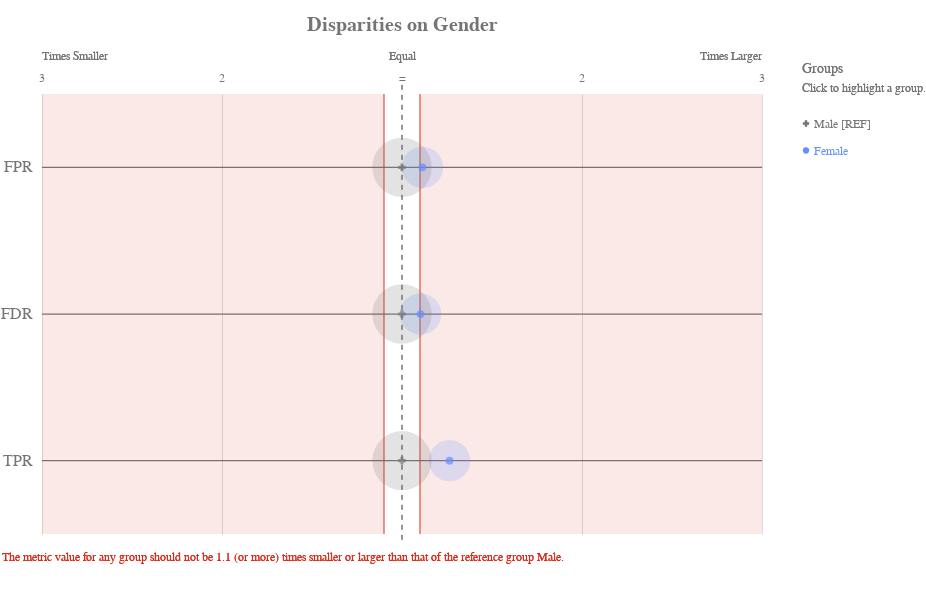

This figure's notebook cell:
### Code cell
ap.disparity(bdf, metrics, 'gender', fairness_threshold = disparity_tolerance)

### Figure 1 — Vega-Lite specification as saved in the notebook (floating-point values rounded to 4 significant figures)
{"config": {"view": {"continuousWidth": 400, "continuousHeight": 300, "strokeWidth": 0}, "axisLeft": {"labelColor": "rgb(117,117,117)", "labelFont": "Arial", "labelFontSize": 16}, "title": {"align": "center", "baseline": "middle", "color": "rgb(117,117,117)", "font": "Arial", "fontSize": 20, "fontWeight": "bold"}}, "layer": [{"data": {"name": "data-c4b0de4882756d1d2715a72decb981eb"}, "mark": {"type": "rule", "stroke": "rgb(117,117,117)", "strokeWidth": 1.25, "tooltip": ""}, "encoding": {"x": {"type": "quantitative", "field": "x", "scale": {"domain": [-2, 2], "range": [40.0, 760.0]}}, "x2": {"field": "x2"}, "y": {"type": "nominal", "axis": {"domain": false, "labelAngle": 0, "labelPadding": -30, "orient": "left", "ticks": false, "title": ""}, "field": "metric", "scale": {"domain": ["FPR", "FDR", "TPR"], "range": [55.0, 495.0]}}}}, {"data": {"name": "data-79dd248bdaa0ea02c535240e8ad022c8"}, "mark": {"type": "rule", "stroke": "rgb(117,117,117)", "strokeDash": [5, 5], "strokeWidth": 1}, "encoding": {"tooltip": {"value": "Male [REF]"}, "x": {"value": 400.0}, "y": {"value": 45.83}, "y2": {"value": 504.2}}}, {"data": {"name": "data-c233327f4cd9b4c2df31bf8015c83e4a"}, "mark": {"type": "text", "align": "center", "color": "rgb(117,117,117)", "font": "Arial", "fontSize": 12, "fontWeight": "normal", "tooltip": ""}, "encoding": {"text": {"type": "nominal", "field": "label"}, "x": {"type": "quantitative", "field": "value", "scale": {"domain": [-2, 2], "range": [40.0, 760.0]}}, "y": {"value": 38.5}}}, {"layer": [{"mark": {"type": "text", "align": "left", "fill": "rgb(117,117,117)", "font": "Arial", "fontSize": 12, "fontWeight": "normal", "tooltip": ""}, "encoding": {"text": {"value": "Times Smaller"}, "x": {"value": 40.0}, "y": {"value": 16.5}}}, {"mark": {"type": "text", "align": "right", "fill": "rgb(117,117,117)", "font": "Arial", "fontSize": 12, "fontWeight": "normal", "tooltip": ""}, "encoding": {"text": {"value": "Times Larger"}, "x": {"value": 760.0}, "y": {"value": 16.5}}}, {"mark": {"type": "text", "align": "center", "fill": "rgb(117,117,117)", "font": "Arial", "fontSize": 12, "fontWeight": "normal", "tooltip": ""}, "encoding": {"text": {"value": "Equal"}, "x": {"value": 400.0}, "y": {"value": 16.5}}}], "data": {"name": "data-79dd248bdaa0ea02c535240e8ad022c8"}}, {"layer": [{"mark": {"type": "rule", "opacity": 0.8, "stroke": "rgb(217, 46, 28)", "strokeWidth": 1.25, "tooltip": ""}, "encoding": {"x": {"type": "quantitative", "field": "min", "scale": {"domain": [-2, 2], "range": [40.0, 760.0]}}, "y": {"value": 55.0}, "y2": {"value": 495.0}}}, {"mark": {"type": "rule", "opacity": 0.8, "stroke": "rgb(217, 46, 28)", "strokeWidth": 1.25, "tooltip": ""}, "encoding": {"x": {"type": "quantitative", "field": "max", "scale": {"domain": [-2, 2], "range": [40.0, 760.0]}}, "y": {"value": 55.0}, "y2": {"value": 495.0}}}, {"layer": [{"mark": {"type": "rect", "fill": "rgb(217, 46, 28)", "opacity": 0.1, "tooltip": ""}, "encoding": {"x": {"type": "quantitative", "field": "min", "scale": {"domain": [-2, 2], "range": [40.0, 760.0]}}, "x2": {"field": "lower_end"}, "y": {"value": 55.0}, "y2": {"value": 495.0}}}, {"mark": {"type": "rect", "fill": "rgb(217, 46, 28)", "opacity": 0.1, "tooltip": ""}, "encoding": {"x": {"type": "quantitative", "field": "max", "scale": {"domain": [-2, 2], "range": [40.0, 760.0]}}, "x2": {"field": "upper_end"}, "y": {"value": 55.0}, "y2": {"value": 495.0}}}]}, {"data": {"name": "data-79dd248bdaa0ea02c535240e8ad022c8"}, "mark": {"type": "text", "align": "left", "baseline": "top", "fill": "rgb(217, 46, 28)", "font": "Arial", "fontSize": 12, "fontWeight": "normal", "tooltip": ""}, "encoding": {"text": {"value": "The metric value for any group should not be 1.1 (or more) times smaller or larger than that of the reference group Male."}, "x": {"value": 0}, "y": {"value": 513.3}}}], "data": {"name": "data-c5998ade5caa41beab95346bdb5ba577"}}, {"layer": [{"mark": "circle"}, {"data": {"name": "data-3a7186d42bdcd7c81ecf474a2fcc21fb"}, "mark": {"type": "circle", "opacity": 0.2}, "encoding": {"color": {"condition": {"type": "nominal", "field": "attribute_value", "legend": null, "scale": {"domain": ["Male", "Female"], "range": ["rgb(117,117,117)", "rgb(100, 143, 255)", "rgb(254, 97, 0)", "rgb(220, 38, 127)", "rgb(255, 176, 0)", "rgb(120, 94, 240)"]}, "selection": "selector061"}, "value": "rgb(224,224,224)"}, "size": {"type": "quantitative", "field": "group_size", "legend": null, "scale": {"domain": [0, 7884.0], "range": [0, 4224.0]}}, "tooltip": [{"type": "nominal", "field": "attribute_value", "title": "Group"}, {"type": "nominal", "field": "tooltip_group_size", "title": "Group Size"}, {"type": "nominal", "field": "tooltip_disparity_explanation_fpr", "title": "Disparity"}, {"type": "quantitative", "field": "fpr", "format": ".2f", "title": "FPR"}], "x": {"type": "quantitative", "axis": {"domain": false, "labels": false, "ticks": false, "title": null, "values": [1, 2, -2, -1]}, "field": "fpr_disparity_scaled", "scale": {"domain": [-2, 2], "range": [40.0, 760.0]}}, "y": {"type": "nominal", "axis": {"domain": false, "grid": false, "labels": false, "ticks": false, "title": " "}, "field": "metric_variable", "scale": {"domain": ["FPR", "FDR", "TPR"], "range": [55.0, 495.0]}}}, "selection": {"selector063": {"type": "multi", "empty": "all", "fields": ["attribute_value"]}}, "transform": [{"calculate": "'FPR'", "as": "metric_variable"}]}, {"data": {"name": "data-3a7186d42bdcd7c81ecf474a2fcc21fb"}, "mark": {"type": "circle", "opacity": 0.2}, "encoding": {"color": {"condition": {"type": "nominal", "field": "attribute_value", "legend": null, "scale": {"domain": ["Male", "Female"], "range": ["rgb(117,117,117)", "rgb(100, 143, 255)", "rgb(254, 97, 0)", "rgb(220, 38, 127)", "rgb(255, 176, 0)", "rgb(120, 94, 240)"]}, "selection": "selector061"}, "value": "rgb(224,224,224)"}, "size": {"type": "quantitative", "field": "group_size", "legend": null, "scale": {"domain": [0, 7884.0], "range": [0, 4224.0]}}, "tooltip": [{"type": "nominal", "field": "attribute_value", "title": "Group"}, {"type": "nominal", "field": "tooltip_group_size", "title": "Group Size"}, {"type": "nominal", "field": "tooltip_disparity_explanation_fdr", "title": "Disparity"}, {"type": "quantitative", "field": "fdr", "format": ".2f", "title": "FDR"}], "x": {"type": "quantitative", "axis": {"domain": false, "labels": false, "ticks": false, "title": null, "values": [1, 2, -2, -1]}, "field": "fdr_disparity_scaled", "scale": {"domain": [-2, 2], "range": [40.0, 760.0]}}, "y": {"type": "nominal", "axis": {"domain": false, "grid": false, "labels": false, "ticks": false, "title": " "}, "field": "metric_variable", "scale": {"domain": ["FPR", "FDR", "TPR"], "range": [55.0, 495.0]}}}, "selection": {"selector065": {"type": "multi", "empty": "all", "fields": ["attribute_value"]}}, "transform": [{"calculate": "'FDR'", "as": "metric_variable"}]}, {"data": {"name": "data-3a7186d42bdcd7c81ecf474a2fcc21fb"}, "mark": {"type": "circle", "opacity": 0.2}, "encoding": {"color": {"condition": {"type": "nominal", "field": "attribute_value", "legend": null, "scale": {"domain": ["Male", "Female"], "range": ["rgb(117,117,117)", "rgb(100, 143, 255)", "rgb(254, 97, 0)", "rgb(220, 38, 127)", "rgb(255, 176, 0)", "rgb(120, 94, 240)"]}, "selection": "selector061"}, "value": "rgb(224,224,224)"}, "size": {"type": "quantitative", "field": "group_size", "legend": null, "scale": {"domain": [0, 7884.0], "range": [0, 4224.0]}}, "tooltip": [{"type": "nominal", "field": "attribute_value", "title": "Group"}, {"type": "nominal", "field": "tooltip_group_size", "title": "Group Size"}, {"type": "nominal", "field": "tooltip_disparity_explanation_tpr", "title": "Disparity"}, {"type": "quantitative", "field": "tpr", "format": ".2f", "title": "TPR"}], "x": {"type": "quantitative", "axis": {"domain": false, "labels": false, "ticks": false, "title": null, "values": [1, 2, -2, -1]}, "field": "tpr_disparity_scaled", "scale": {"domain": [-2, 2], "range": [40.0, 760.0]}}, "y": {"type": "nominal", "axis": {"domain": false, "grid": false, "labels": false, "ticks": false, "title": " "}, "field": "metric_variable", "scale": {"domain": ["FPR", "FDR", "TPR"], "range": [55.0, 495.0]}}}, "selection": {"selector067": {"type": "multi", "empty": "all", "fields": ["attribute_value"]}}, "transform": [{"calculate": "'TPR'", "as": "metric_variable"}]}, {"layer": [{"mark": "point"}, {"data": {"name": "data-3a7186d42bdcd7c81ecf474a2fcc21fb"}, "mark": {"type": "point", "filled": true, "size": 60}, "encoding": {"color": {"condition": {"type": "nominal", "field": "attribute_value", "legend": null, "scale": {"domain": ["Male", "Female"], "range": ["rgb(117,117,117)", "rgb(100, 143, 255)", "rgb(254, 97, 0)", "rgb(220, 38, 127)", "rgb(255, 176, 0)", "rgb(120, 94, 240)"]}, "selection": "selector061"}, "value": "rgb(224,224,224)"}, "shape": {"type": "nominal", "field": "attribute_value", "legend": null, "scale": {"domain": ["Male", "Female"], "range": ["cross", "circle"]}}, "tooltip": [{"type": "nominal", "field": "attribute_value", "title": "Group"}, {"type": "nominal", "field": "tooltip_group_size", "title": "Group Size"}, {"type": "nominal", "field": "tooltip_disparity_explanation_fpr", "title": "Disparity"}, {"type": "quantitative", "field": "fpr", "format": ".2f", "title": "FPR"}], "x": {"type": "quantitative", "axis": {"domain": false, "labels": false, "ticks": false, "title": null, "values": [1, 2, -2, -1]}, "field": "fpr_disparity_scaled", "scale": {"domain": [-2, 2], "range": [40.0, 760.0]}}, "y": {"type": "nominal", "axis": {"domain": false, "grid": false, "labels": false, "ticks": false, "title": " "}, "field": "metric_variable", "scale": {"domain": ["FPR", "FDR", "TPR"], "range": [55.0, 495.0]}}}, "selection": {"selector062": {"type": "multi", "empty": "all", "fields": ["attribute_value"]}}, "transform": [{"calculate": "'FPR'", "as": "metric_variable"}]}, {"data": {"name": "data-3a7186d42bdcd7c81ecf474a2fcc21fb"}, "mark": {"type": "point", "filled": true, "size": 60}, "encoding": {"color": {"condition": {"type": "nominal", "field": "attribute_value", "legend": null, "scale": {"domain": ["Male", "Female"], "range": ["rgb(117,117,117)", "rgb(100, 143, 255)", "rgb(254, 97, 0)", "rgb(220, 38, 127)", "rgb(255, 176, 0)", "rgb(120, 94, 240)"]}, "selection": "selector061"}, "value": "rgb(224,224,224)"}, "shape": {"type": "nominal", "field": "attribute_value", "legend": null, "scale": {"domain": ["Male", "Female"], "range": ["cross", "circle"]}}, "tooltip": [{"type": "nominal", "field": "attribute_value", "title": "Group"}, {"type": "nominal", "field": "tooltip_group_size", "title": "Group Size"}, {"type": "nominal", "field": "tooltip_disparity_explanation_fdr", "title": "Disparity"}, {"type": "quantitative", "field": "fdr", "format": ".2f", "title": "FDR"}], "x": {"type": "quantitative", "axis": {"domain": false, "labels": false, "ticks": false, "title": null, "values": [1, 2, -2, -1]}, "field": "fdr_disparity_scaled", "scale": {"domain": [-2, 2], "range": [40.0, 760.0]}}, "y": {"type": "nominal", "axis": {"domain": false, "grid": false, "labels": false, "ticks": false, "title": " "}, "field": "metric_variable", "scale": {"domain": ["FPR", "FDR", "TPR"], "range": [55.0, 495.0]}}}, "selection": {"selector064": {"type": "multi", "empty": "all", "fields": ["attribute_value"]}}, "transform": [{"calculate": "'FDR'", "as": "metric_variable"}]}, {"data": {"name": "data-3a7186d42bdcd7c81ecf474a2fcc21fb"}, "mark": {"type": "point", "filled": true, "size": 60}, "encoding": {"color": {"condition": {"type": "nominal", "field": "attribute_value", "legend": null, "scale": {"domain": ["Male", "Female"], "range": ["rgb(117,117,117)", "rgb(100, 143, 255)", "rgb(254, 97, 0)", "rgb(220, 38, 127)", "rgb(255, 176, 0)", "rgb(120, 94, 240)"]}, "selection": "selector061"}, "value": "rgb(224,224,224)"}, "shape": {"type": "nominal", "field": "attribute_value", "legend": null, "scale": {"domain": ["Male", "Female"], "range": ["cross", "circle"]}}, "tooltip": [{"type": "nominal", "field": "attribute_value", "title": "Group"}, {"type": "nominal", "field": "tooltip_group_size", "title": "Group Size"}, {"type": "nominal", "field": "tooltip_disparity_explanation_tpr", "title": "Disparity"}, {"type": "quantitative", "field": "tpr", "format": ".2f", "title": "TPR"}], "x": {"type": "quantitative", "axis": {"domain": false, "labels": false, "ticks": false, "title": null, "values": [1, 2, -2, -1]}, "field": "tpr_disparity_scaled", "scale": {"domain": [-2, 2], "range": [40.0, 760.0]}}, "y": {"type": "nominal", "axis": {"domain": false, "grid": false, "labels": false, "ticks": false, "title": " "}, "field": "metric_variable", "scale": {"domain": ["FPR", "FDR", "TPR"], "range": [55.0, 495.0]}}}, "selection": {"selector066": {"type": "multi", "empty": "all", "fields": ["attribute_value"]}}, "transform": [{"calculate": "'TPR'", "as": "metric_variable"}]}]}]}, {"layer": [{"mark": {"type": "point", "filled": true, "opacity": 1, "size": 39.48}, "encoding": {"color": {"condition": {"type": "nominal", "field": "attribute_value", "legend": null, "scale": {"domain": ["Male", "Female"], "range": ["rgb(117,117,117)", "rgb(100, 143, 255)", "rgb(254, 97, 0)", "rgb(220, 38, 127)", "rgb(255, 176, 0)", "rgb(120, 94, 240)"]}, "selection": "selector061"}, "value": "rgb(224,224,224)"}, "shape": {"type": "nominal", "field": "attribute_value", "legend": null, "scale": {"domain": ["Male", "Female"], "range": ["cross", "circle"]}}, "x": {"value": 804}, "y": {"type": "nominal", "axis": {"domain": false, "grid": false, "labels": false, "ticks": false, "title": " "}, "field": "attribute_value", "scale": {"domain": ["Male", "Female"], "range": [71, 125]}}}, "selection": {"selector061": {"type": "multi", "empty": "all", "fields": ["attribute_value"]}}}, {"mark": {"type": "text", "align": "left", "baseline": "middle", "font": "Arial", "fontSize": 12, "fontWeight": "normal"}, "encoding": {"color": {"condition": {"type": "nominal", "field": "attribute_value", "legend": null, "scale": {"domain": ["Male", "Female"], "range": ["rgb(117,117,117)", "rgb(100, 143, 255)", "rgb(254, 97, 0)", "rgb(220, 38, 127)", "rgb(255, 176, 0)", "rgb(120, 94, 240)"]}, "selection": "selector061"}, "value": "rgb(224,224,224)"}, "text": {"type": "nominal", "field": "label"}, "x": {"value": 812}, "y": {"type": "nominal", "axis": {"domain": false, "grid": false, "labels": false, "ticks": false, "title": " "}, "field": "attribute_value", "scale": {"domain": ["Male", "Female"], "range": [71, 125]}}}, "selection": {"selector068": {"type": "multi", "empty": "all", "fields": ["attribute_value"]}}}, {"data": {"name": "data-79dd248bdaa0ea02c535240e8ad022c8"}, "mark": {"type": "text", "align": "left", "baseline": "middle", "color": "rgb(117,117,117)", "font": "Arial", "fontSize": 12, "fontWeight": "normal"}, "encoding": {"text": {"value": "Click to highlight a group."}, "x": {"value": 800}, "y": {"value": 49}}}, {"data": {"name": "data-79dd248bdaa0ea02c535240e8ad022c8"}, "mark": {"type": "text", "align": "left", "baseline": "middle", "color": "rgb(117,117,117)", "font": "Arial", "fontSize": 14, "fontWeight": "normal"}, "encoding": {"text": {"value": "Groups"}, "x": {"value": 800}, "y": {"value": 30}}}], "data": {"name": "data-d79b6fcf6fc2d8883b03661337595d04"}}], "height": 550, "padding": {"top": 15, "bottom": 10}, "resolve": {"scale": {"size": "independent", "y": "independent"}}, "title": "Disparities on Gender", "width": 800, "$schema": "https://vega.github.io/schema/vega-lite/v4.8.1.json", "datasets": {"data-c4b0de4882756d1d2715a72decb981eb": [{"metric": "FPR", "x": -2, "x2": 2}, {"metric": "FDR", "x": -2, "x2": 2}, {"metric": "TPR", "x": -2, "x2": 2}], "data-79dd248bdaa0ea02c535240e8ad022c8": [{"a": 1, "b": 0}, {"a": 1, "b": 0}], "data-c233327f4cd9b4c2df31bf8015c83e4a": [{"value": 1, "label": 2}, {"value": 2, "label": 3}, {"value": -2, "label": 3}, {"value": -1, "label": 2}, {"value": 0, "label": "="}], "data-c5998ade5caa41beab95346bdb5ba577": [{"min": -0.1, "max": 0.1, "lower_end": -2, "upper_end": 2}], "data-3a7186d42bdcd7c81ecf474a2fcc21fb": [{"attribute_name": "gender", "attribute_value": "Female", "group_size": 3199, "total_entities": 9769, "fpr": 0.9655, "fdr": 0.9498, "tpr": 0.405, "fpr_disparity": 1.113, "fdr_disparity": 1.103, "tpr_disparity": 1.264, "fpr_disparity_scaled": 0.1134, "fdr_disparity_scaled": 0.1027, "tpr_disparity_scaled": 0.2639, "tooltip_group_size": "3,199 (32.75%)", "tooltip_disparity_explanation_fpr": "1.11 times larger FPR than the reference group", "tooltip_disparity_explanation_fdr": "1.10 times larger FDR than the reference group", "tooltip_disparity_explanation_tpr": "1.26 times larger TPR than the reference group"}, {"attribute_name": "gender", "attribute_value": "Male", "group_size": 6570, "total_entities": 9769, "fpr": 0.8671, "fdr": 0.8613, "tpr": 0.3205, "fpr_disparity": 1.0, "fdr_disparity": 1.0, "tpr_disparity": 1.0, "fpr_disparity_scaled": 0.0, "fdr_disparity_scaled": 0.0, "tpr_disparity_scaled": 0.0, "tooltip_group_size": "6,570 (67.25%)", "tooltip_disparity_explanation_fpr": "Reference group", "tooltip_disparity_explanation_fdr": "Reference group", "tooltip_disparity_explanation_tpr": "Reference group"}], "data-d79b6fcf6fc2d8883b03661337595d04": [{"attribute_value": "Male", "label": "Male [REF]"}, {"attribute_value": "Female", "label": "Female"}]}}
